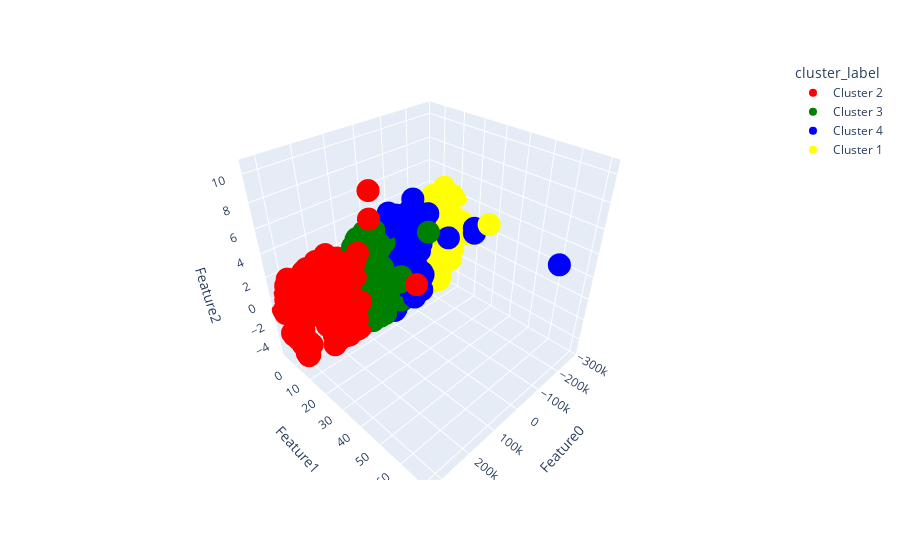

The code cell stored with this chart in its notebook:
### Code cell
# we can consider no of classes as 4

mod_df = bird_df.copy()

mod_df = mod_df.drop(columns=['Unnamed: 0', 'bird'])

scaler = StandardScaler()
data_rescaled = scaler.fit_transform(mod_df)

pca_mod = PCA(n_components=27)

pca_mod.fit(mod_df)
mod_t = pca_mod.transform(mod_df)

k_mod = KMeans(n_clusters=4, n_init = 10, init='k-means++', random_state=42)

classes = k_mod.fit_predict(mod_t)

final_df = pd.concat([mod_df.reset_index(drop=True), pd.DataFrame(mod_t, columns=constructCols(27))], axis=1)
final_df['cluster_label'] = k_mod.labels_
final_df['distance'] = distance_from_center(final_df['Feature0'], final_df['Feature1'], final_df['cluster_label'], k_mod)
centroids = np.array(k_mod.cluster_centers_)

no_of_outliers = detect_outliers_count(final_df['distance'])
outliers_idx = list(final_df.sort_values('distance', ascending=False).head(no_of_outliers).index)

outliers = final_df[final_df.index.isin(outliers_idx)]

final_df['cluster_label'] = final_df['cluster_label'].replace({0:'Cluster 1', 1:'Cluster 2', 2:'Cluster 3', 3:'Cluster 4'})

plt.figure()
sns.scatterplot(data = final_df, x='Feature0', y='Feature1') # ,palette=['r','g','b','y'])
plt.title('Before clustering')
plt.show()

# plot 2D scatter plot to cluster
plt.figure()
sns.scatterplot(data = final_df, x='Feature0', y='Feature1', hue="cluster_label", palette=['r','g','b','y'])
plt.scatter(centroids[:,0], centroids[:,1], marker="x", color='k', s=100)
plt.title('After Clustering')
plt.show()

plt.figure()
final_df.boxplot(column=['distance'])
plt.title('No of Outliers: {}'.format(no_of_outliers)) 
plt.suptitle('') # that's what you're after
plt.show()

# plot 2D scatter plot to cluster
plt.figure()
sns.scatterplot(data = final_df, x='Feature0', y='Feature1', hue="cluster_label", palette=['r','g','b','y'])
plt.scatter(centroids[:,0], centroids[:,1], marker="x", color='k', s=100)
plt.scatter(outliers['Feature0'], outliers['Feature1'], c='aqua', s=100)
plt.title('After Clustering')
plt.show()


fig = px.scatter_3d(final_df, x='Feature0', y='Feature1', z='Feature2',color='cluster_label', color_discrete_sequence=['red','green','blue','yellow'])
fig.show()

### Figure 1 — Plotly figure (JSON) as saved in the notebook; plotly's stock layout.template omitted (floating-point values rounded to 4 significant figures; data arrays with more than 128 entries replaced by an {"elided": "..."} marker saying what was removed)
{"data": [{"hovertemplate": "cluster_label=Cluster 2<br>Feature0=%{x}<br>Feature1=%{y}<br>Feature2=%{z}<extra></extra>", "legendgroup": "Cluster 2", "marker": {"color": "red", "symbol": "circle"}, "mode": "markers", "name": "Cluster 2", "scene": "scene", "showlegend": true, "type": "scatter3d", "x": {"elided": "888 float values"}, "y": {"elided": "888 float values"}, "z": {"elided": "888 float values"}}, {"hovertemplate": "cluster_label=Cluster 3<br>Feature0=%{x}<br>Feature1=%{y}<br>Feature2=%{z}<extra></extra>", "legendgroup": "Cluster 3", "marker": {"color": "green", "symbol": "circle"}, "mode": "markers", "name": "Cluster 3", "scene": "scene", "showlegend": true, "type": "scatter3d", "x": {"elided": "1195 float values"}, "y": {"elided": "1195 float values"}, "z": {"elided": "1195 float values"}}, {"hovertemplate": "cluster_label=Cluster 4<br>Feature0=%{x}<br>Feature1=%{y}<br>Feature2=%{z}<extra></extra>", "legendgroup": "Cluster 4", "marker": {"color": "blue", "symbol": "circle"}, "mode": "markers", "name": "Cluster 4", "scene": "scene", "showlegend": true, "type": "scatter3d", "x": {"elided": "1136 float values"}, "y": {"elided": "1136 float values"}, "z": {"elided": "1136 float values"}}, {"hovertemplate": "cluster_label=Cluster 1<br>Feature0=%{x}<br>Feature1=%{y}<br>Feature2=%{z}<extra></extra>", "legendgroup": "Cluster 1", "marker": {"color": "yellow", "symbol": "circle"}, "mode": "markers", "name": "Cluster 1", "scene": "scene", "showlegend": true, "type": "scatter3d", "x": {"elided": "781 float values"}, "y": {"elided": "781 float values"}, "z": {"elided": "781 float values"}}], "layout": {"legend": {"title": {"text": "cluster_label"}, "tracegroupgap": 0}, "margin": {"t": 60}, "scene": {"domain": {"x": [0, 1], "y": [0, 1]}, "xaxis": {"title": {"text": "Feature0"}}, "yaxis": {"title": {"text": "Feature1"}}, "zaxis": {"title": {"text": "Feature2"}}}}}
